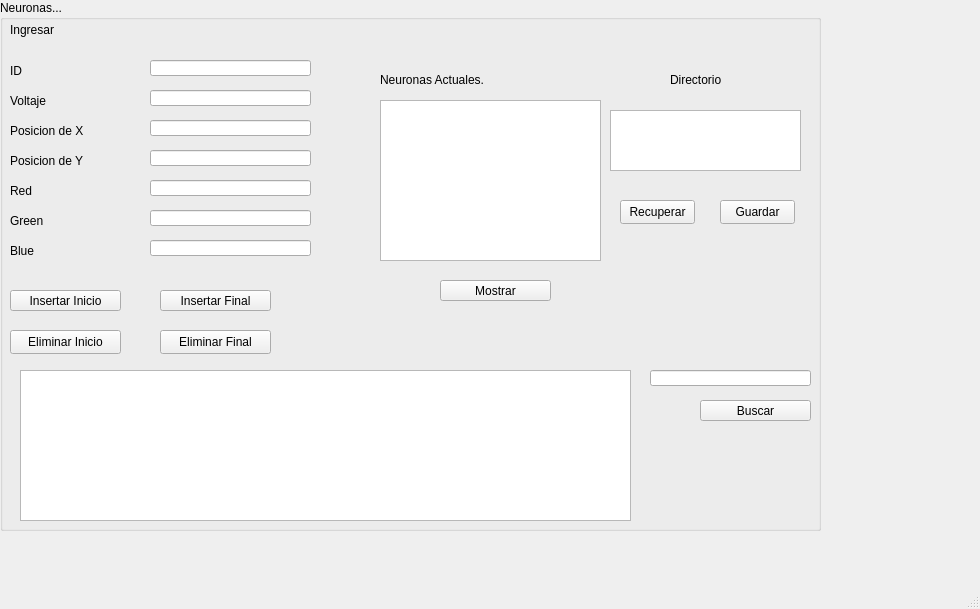
<?xml version="1.0" encoding="UTF-8"?>
<ui version="4.0">
 <class>MainWindow</class>
 <widget class="QMainWindow" name="MainWindow">
  <property name="geometry">
   <rect>
    <x>0</x>
    <y>0</y>
    <width>980</width>
    <height>609</height>
   </rect>
  </property>
  <property name="windowTitle">
   <string>MainWindow</string>
  </property>
  <widget class="QWidget" name="centralwidget">
   <widget class="QGroupBox" name="BoxN">
    <property name="geometry">
     <rect>
      <x>0</x>
      <y>0</y>
      <width>821</width>
      <height>531</height>
     </rect>
    </property>
    <property name="title">
     <string>Neuronas...</string>
    </property>
    <widget class="QPushButton" name="pushButton">
     <property name="geometry">
      <rect>
       <x>10</x>
       <y>290</y>
       <width>111</width>
       <height>21</height>
      </rect>
     </property>
     <property name="text">
      <string>Insertar Inicio</string>
     </property>
    </widget>
    <widget class="QLabel" name="label">
     <property name="geometry">
      <rect>
       <x>10</x>
       <y>20</y>
       <width>251</width>
       <height>20</height>
      </rect>
     </property>
     <property name="text">
      <string>Ingresar </string>
     </property>
    </widget>
    <widget class="QLineEdit" name="datoN">
     <property name="geometry">
      <rect>
       <x>150</x>
       <y>60</y>
       <width>161</width>
       <height>16</height>
      </rect>
     </property>
     <property name="text">
      <string/>
     </property>
    </widget>
    <widget class="QLineEdit" name="datoN_2">
     <property name="geometry">
      <rect>
       <x>150</x>
       <y>90</y>
       <width>161</width>
       <height>16</height>
      </rect>
     </property>
    </widget>
    <widget class="QLineEdit" name="datoN_3">
     <property name="geometry">
      <rect>
       <x>150</x>
       <y>120</y>
       <width>161</width>
       <height>16</height>
      </rect>
     </property>
    </widget>
    <widget class="QLineEdit" name="datoN_4">
     <property name="geometry">
      <rect>
       <x>150</x>
       <y>150</y>
       <width>161</width>
       <height>16</height>
      </rect>
     </property>
    </widget>
    <widget class="QLineEdit" name="datoN_5">
     <property name="geometry">
      <rect>
       <x>150</x>
       <y>180</y>
       <width>161</width>
       <height>16</height>
      </rect>
     </property>
    </widget>
    <widget class="QLineEdit" name="datoN_6">
     <property name="geometry">
      <rect>
       <x>150</x>
       <y>210</y>
       <width>161</width>
       <height>16</height>
      </rect>
     </property>
    </widget>
    <widget class="QLineEdit" name="datoN_7">
     <property name="geometry">
      <rect>
       <x>150</x>
       <y>240</y>
       <width>161</width>
       <height>16</height>
      </rect>
     </property>
    </widget>
    <widget class="QPushButton" name="pushButton_2">
     <property name="geometry">
      <rect>
       <x>160</x>
       <y>290</y>
       <width>111</width>
       <height>21</height>
      </rect>
     </property>
     <property name="text">
      <string>Insertar Final</string>
     </property>
    </widget>
    <widget class="QPushButton" name="pushButton_7">
     <property name="geometry">
      <rect>
       <x>440</x>
       <y>280</y>
       <width>111</width>
       <height>21</height>
      </rect>
     </property>
     <property name="text">
      <string>Mostrar</string>
     </property>
    </widget>
    <widget class="QLabel" name="label_2">
     <property name="geometry">
      <rect>
       <x>380</x>
       <y>70</y>
       <width>251</width>
       <height>20</height>
      </rect>
     </property>
     <property name="text">
      <string>Neuronas Actuales.</string>
     </property>
    </widget>
    <widget class="QLabel" name="label_3">
     <property name="geometry">
      <rect>
       <x>10</x>
       <y>60</y>
       <width>111</width>
       <height>21</height>
      </rect>
     </property>
     <property name="text">
      <string>ID</string>
     </property>
    </widget>
    <widget class="QLabel" name="label_4">
     <property name="geometry">
      <rect>
       <x>10</x>
       <y>90</y>
       <width>111</width>
       <height>21</height>
      </rect>
     </property>
     <property name="text">
      <string>Voltaje</string>
     </property>
    </widget>
    <widget class="QLabel" name="label_5">
     <property name="geometry">
      <rect>
       <x>10</x>
       <y>120</y>
       <width>111</width>
       <height>21</height>
      </rect>
     </property>
     <property name="text">
      <string>Posicion de X</string>
     </property>
    </widget>
    <widget class="QLabel" name="label_6">
     <property name="geometry">
      <rect>
       <x>10</x>
       <y>150</y>
       <width>111</width>
       <height>21</height>
      </rect>
     </property>
     <property name="text">
      <string>Posicion de Y</string>
     </property>
    </widget>
    <widget class="QLabel" name="label_7">
     <property name="geometry">
      <rect>
       <x>10</x>
       <y>180</y>
       <width>111</width>
       <height>21</height>
      </rect>
     </property>
     <property name="text">
      <string>Red</string>
     </property>
    </widget>
    <widget class="QLabel" name="label_8">
     <property name="geometry">
      <rect>
       <x>10</x>
       <y>210</y>
       <width>111</width>
       <height>21</height>
      </rect>
     </property>
     <property name="text">
      <string>Green</string>
     </property>
    </widget>
    <widget class="QLabel" name="label_9">
     <property name="geometry">
      <rect>
       <x>10</x>
       <y>240</y>
       <width>111</width>
       <height>21</height>
      </rect>
     </property>
     <property name="text">
      <string>Blue</string>
     </property>
    </widget>
    <widget class="QPlainTextEdit" name="TextEdit">
     <property name="geometry">
      <rect>
       <x>380</x>
       <y>100</y>
       <width>221</width>
       <height>161</height>
      </rect>
     </property>
    </widget>
    <widget class="QPushButton" name="EliminarInicioB">
     <property name="geometry">
      <rect>
       <x>10</x>
       <y>330</y>
       <width>111</width>
       <height>24</height>
      </rect>
     </property>
     <property name="text">
      <string>Eliminar Inicio</string>
     </property>
    </widget>
    <widget class="QPushButton" name="Open_File">
     <property name="geometry">
      <rect>
       <x>720</x>
       <y>200</y>
       <width>75</width>
       <height>24</height>
      </rect>
     </property>
     <property name="text">
      <string>Guardar</string>
     </property>
    </widget>
    <widget class="QPushButton" name="EliminarFinalB">
     <property name="geometry">
      <rect>
       <x>160</x>
       <y>330</y>
       <width>111</width>
       <height>24</height>
      </rect>
     </property>
     <property name="text">
      <string>Eliminar Final</string>
     </property>
    </widget>
    <widget class="QPlainTextEdit" name="TextoD">
     <property name="geometry">
      <rect>
       <x>610</x>
       <y>110</y>
       <width>191</width>
       <height>61</height>
      </rect>
     </property>
    </widget>
    <widget class="QLabel" name="label_10">
     <property name="geometry">
      <rect>
       <x>670</x>
       <y>70</y>
       <width>61</width>
       <height>20</height>
      </rect>
     </property>
     <property name="text">
      <string>Directorio</string>
     </property>
    </widget>
    <widget class="QPushButton" name="Open_File_2">
     <property name="geometry">
      <rect>
       <x>620</x>
       <y>200</y>
       <width>75</width>
       <height>24</height>
      </rect>
     </property>
     <property name="text">
      <string>Recuperar</string>
     </property>
    </widget>
    <widget class="QPushButton" name="pushButton_8">
     <property name="geometry">
      <rect>
       <x>700</x>
       <y>400</y>
       <width>111</width>
       <height>21</height>
      </rect>
     </property>
     <property name="text">
      <string>Buscar</string>
     </property>
    </widget>
    <widget class="QLineEdit" name="datoN_8">
     <property name="geometry">
      <rect>
       <x>650</x>
       <y>370</y>
       <width>161</width>
       <height>16</height>
      </rect>
     </property>
    </widget>
    <widget class="QTableWidget" name="tableWidget">
     <property name="geometry">
      <rect>
       <x>20</x>
       <y>370</y>
       <width>611</width>
       <height>151</height>
      </rect>
     </property>
    </widget>
   </widget>
  </widget>
  <widget class="QMenuBar" name="menubar">
   <property name="geometry">
    <rect>
     <x>0</x>
     <y>0</y>
     <width>980</width>
     <height>22</height>
    </rect>
   </property>
  </widget>
  <widget class="QStatusBar" name="statusbar"/>
 </widget>
 <resources/>
 <connections/>
</ui>
